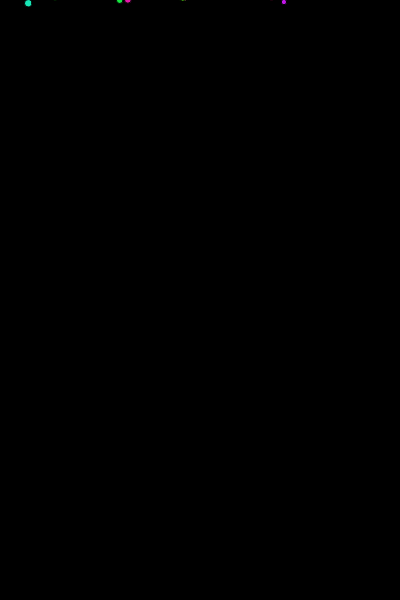
Frame 1 (no input)
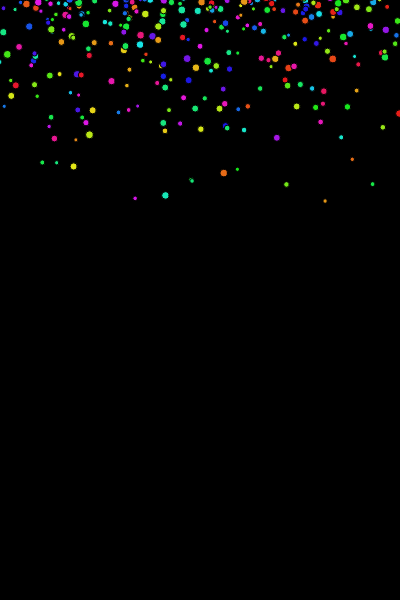
Frame 60 (no input)
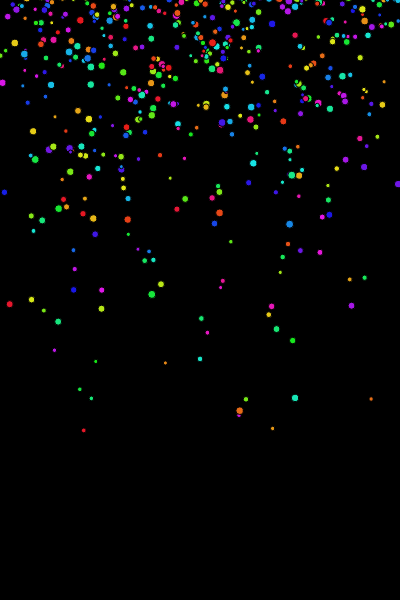
Frame 120 (the mouse pressed at the canvas centre since frame 60)

The p5.js sketch that drew these frames (run headless with seeded random() and noise() and a simulated clock; from frame 60 on, the mouse is pressed at the canvas centre):

// p5.js sketch
// ── sketch.js
let particles = []
let PPF = 10

function setup() {
  createCanvas(400, 600);
  colorMode(HSB, TWO_PI, 1, 1)
  particles.push(new Particle(random(width), 0))
  
  gravity = createVector(0, 0.0001)
}

function draw() {
  background(0);
  
  for(let i = 0; i < PPF; i++){
    particles.push(new Particle(random(width), 0))
    
  }
  
  //if(random() < 0.1) {
  //particles.push(new Particle(random(width), 0))
  // }
  
  particles.forEach((p, i)=>{
    if(!p.inBounds()){
      particles.splice(i, 1)
    }
    p.applyForce(gravity)
    p.move()
    p.display()
  })
}
// ── particle.js
class Particle {
  constructor(_x, _y){
    this.pos = createVector(_x, _y)
    this.vel = createVector(random(-3, 3), random(-4, 4))
    this.acc = createVector(0, 0)
    
    
    this.radius = random(2, 4)
    this.clr = color(random(TWO_PI), 0.9, 0.9)
  }
  
  move(){
    this.vel.add(this.acc)
    this.pos.add (this.vel)
    
  }
  
  applyForce(_force){
    this.acc.add(_force)
    this.vel.limit(4)
  }
  
  inBounds(){
    if(this.pos.x - this.radius < 0 || this.pos.x + this.radius > width || this.pos.y + this.radius > height){
      return false
    }
    else{
      return true
    }
  }
  
  display(){
    fill(this.clr)
    circle(this.pos.x, this.pos.y, this.radius*2)
  }
}
